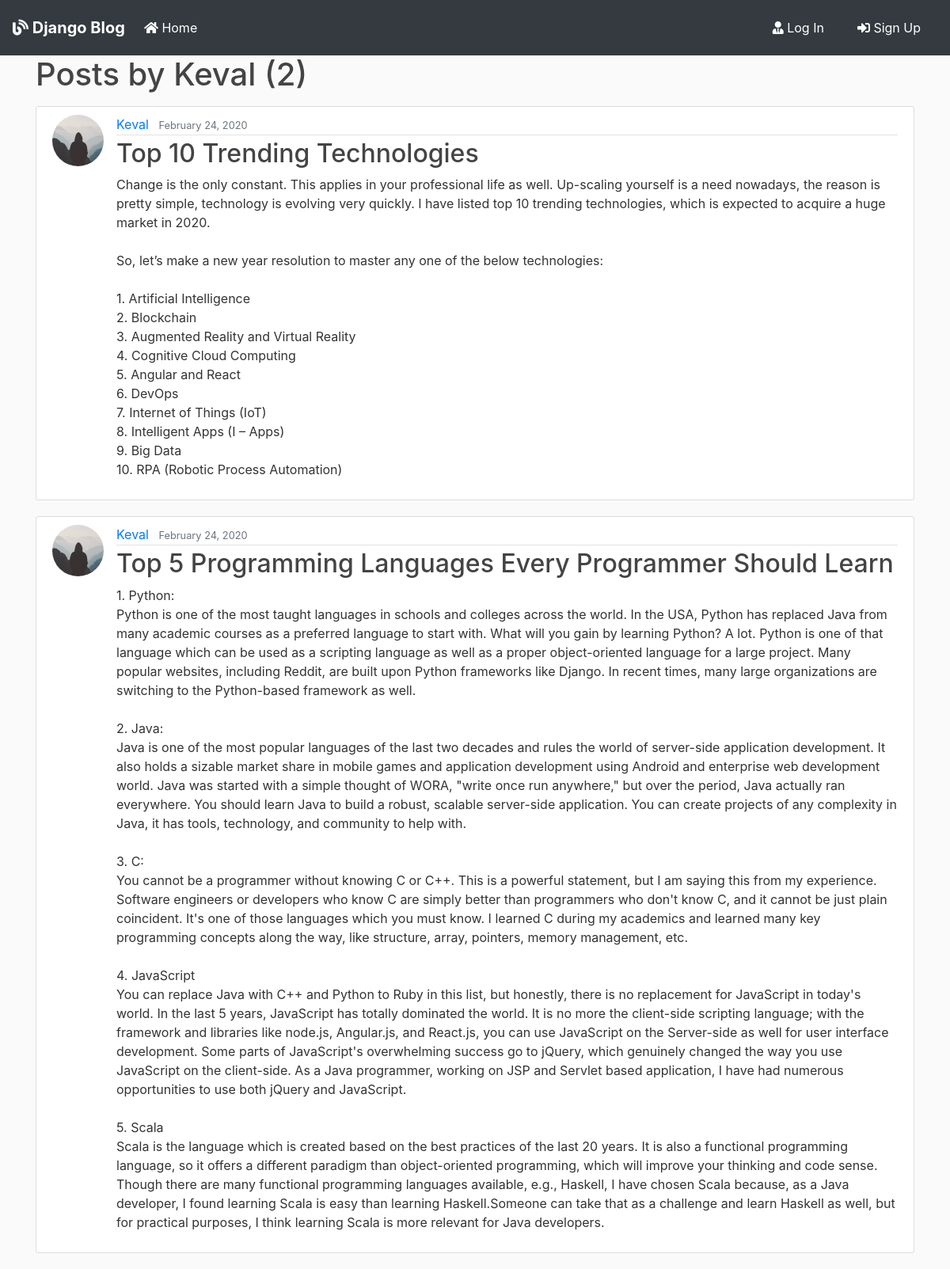
The app's page /user/Keval with its own data.
### blog/models.py (models this page shows, shortened)
class Post(models.Model):
    title = models.CharField(max_length=100)
    content = models.TextField()
    date_posted = models.DateTimeField(default=timezone.now)
    author = models.ForeignKey(User, on_delete=models.CASCADE)

### users/models.py (models this page shows, shortened)
class Profile(models.Model):
    user = models.OneToOneField(User, on_delete=models.CASCADE)
    image = models.ImageField(default='default.jpg', upload_to='profile_pics')

### blog/views.py (the view)
# urls.py: path('user/<str:username>', UserPostListView.as_view(), name='user-posts'),
class UserPostListView(ListView):
    model = Post
    template_name = 'blog/user_posts.html'
    context_object_name = 'posts'
    paginate_by = 2
    def get_queryset(self):
        user = get_object_or_404(User, username=self.kwargs.get('username'))
        return Post.objects.filter(author=user).order_by('-date_posted')

### blog/templates/blog/user_posts.html (shortened to what this page needs)
{% extends "blog/base.html" %}
{% block content %}
    <h1 class="mb-3">Posts by {{ view.kwargs.username }} ({{ page_obj.paginator.count }})</h1>
    {% for post in posts %}
        <article class="media content-section">
          <img class="rounded-circle article-img" src="{{ post.author.profile.image.url }}">
          <div class="media-body">
            <div class="article-metadata">
              <a class="mr-2" href="{% url 'user-posts' post.author.username %}">{{ post.author }}</a>
              <small class="text-muted">{{ post.date_posted|date:"F d, Y" }}</small>
            </div>
            <h2><a class="article-title" href="{% url 'post-detail' post.id %}">{{ post.title }}</a></h2>
            <p class="article-content">{{ post.content }}</p>
          </div>
        </article>
    {% endfor %}
{% endblock content %}

### blog/static/blog/main.css (style rules this page uses)
body { background: #fafafa; color: #333333; margin-top: 0; }
h1, h2, h3, h4, h5, h6 { color: #444444; }
.content-section { background: #ffffff; padding: 10px 20px; border: 1px solid #dddddd; border-radius: 3px; margin-bottom: 20px; }
.article-title { color: #444444; }
.article-content { white-space: pre-line; }
.article-img { height: 65px; width: 65px; margin-right: 16px; }
.article-metadata { padding-bottom: 1px; margin-bottom: 4px; border-bottom: 1px solid #e3e3e3 }

### records on screen
Post: author.profile.image (placeholder picture), author "Keval", date_posted "February 24, 2020", title "Top 10 Trending Technologies", content "Change is the only constant. This applies in your professional life as well. Up-scaling yourself is a need nowadays, the reason is pretty simple, technology is evolving very quickly. I have listed top 10 trending technologies, which is expected to acquire a huge market in 2020. So, let’s make a new year resolution to master any one of the below technologies: 1. Artificial Intelligence 2. Blockchain 3. Augmented Reality and Virtual Reality 4. Cognitive Cloud Computing 5. Angular and React 6. DevOps 7. Internet of Things (IoT) 8. Intelligent Apps (I – Apps) 9. Big Data 10. RPA (Robotic Process Automation)"
Post: author.profile.image (placeholder picture), author "Keval", date_posted "February 24, 2020", title "Top 5 Programming Languages Every Programmer Should Learn", content "1. Python: Python is one of the most taught languages in schools and colleges across the world. In the USA, Python has replaced Java from many academic courses as a preferred language to start with. What will you gain by learning Python? A lot. Python is one of that language which can be used as a scripting language as well as a proper object-oriented language for a large project. Many popular websites, including Reddit, are built upon Python frameworks like Django. In recent times, many large organizations are switching to the Python-based framework as well. 2. Java: Java is one of the most popular languages of the last two decades and rules the world of server-side application…"

### other values on screen
{{ view.kwargs.username }} "Keval"
{{ page_obj.paginator.count }} "2"
